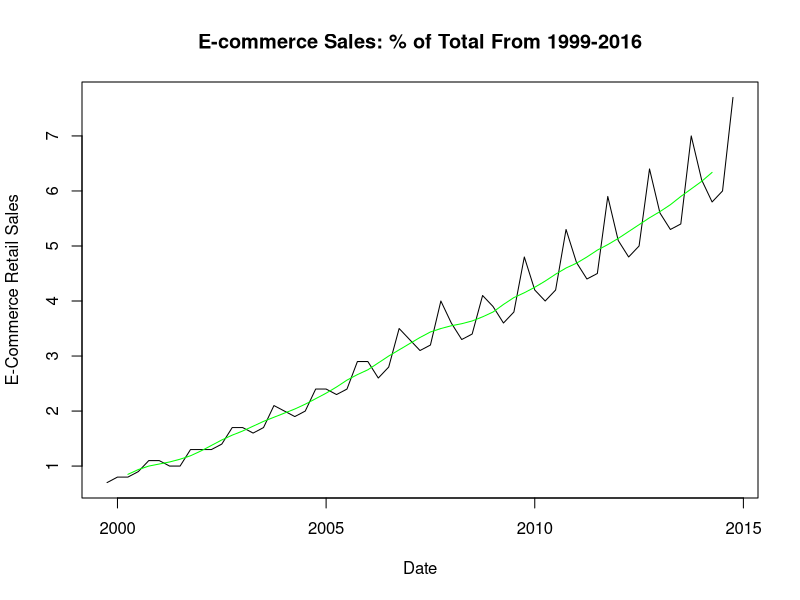
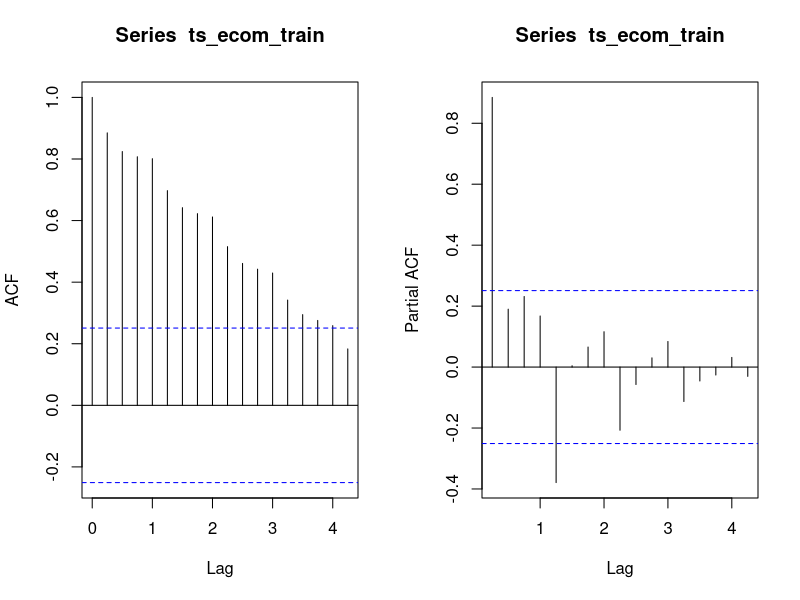
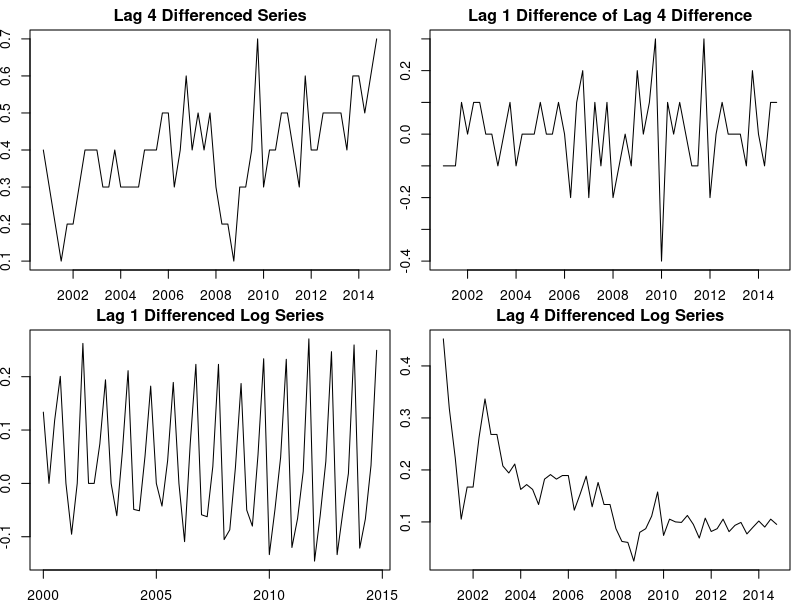
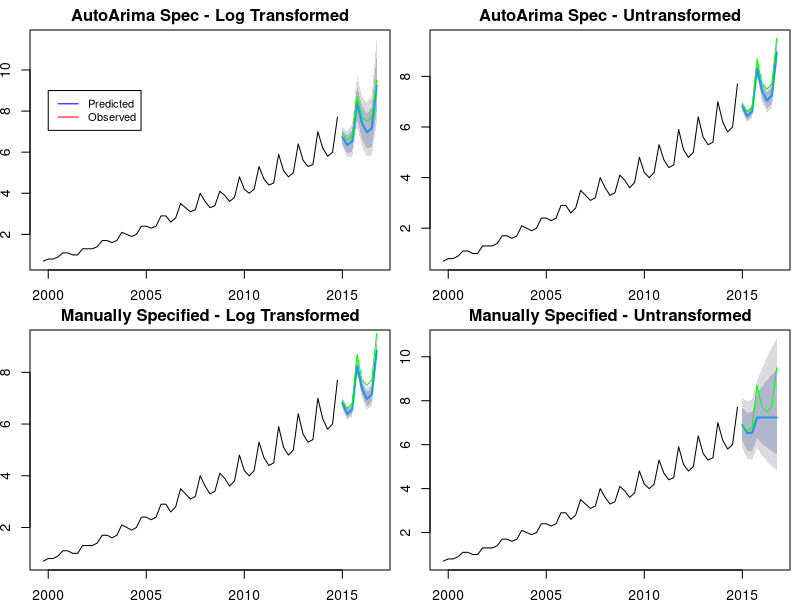
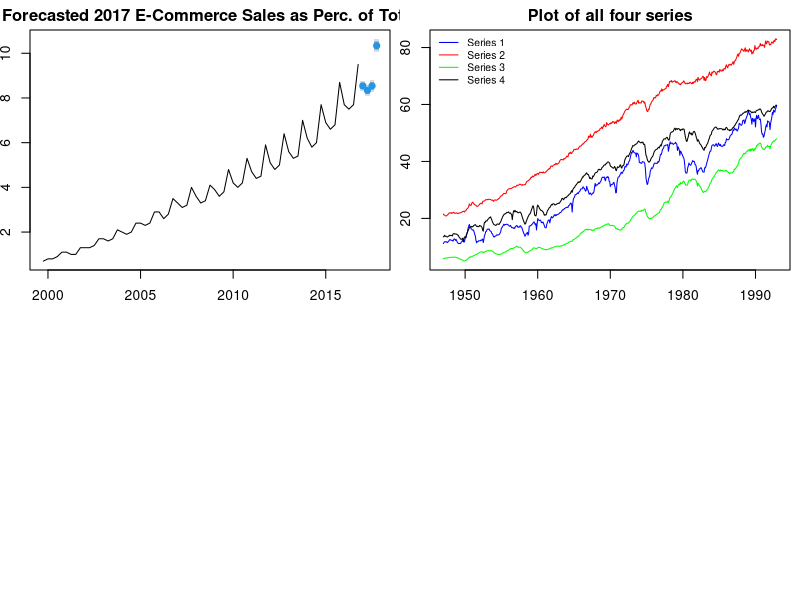
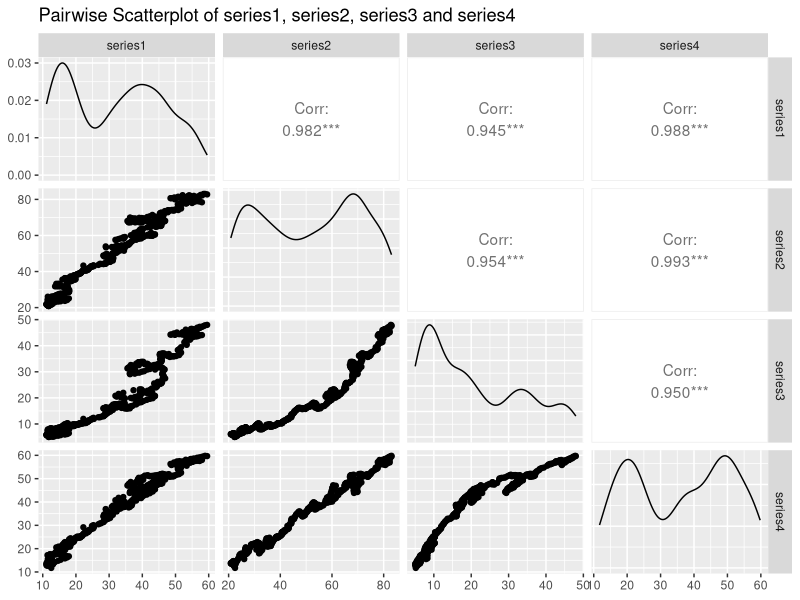
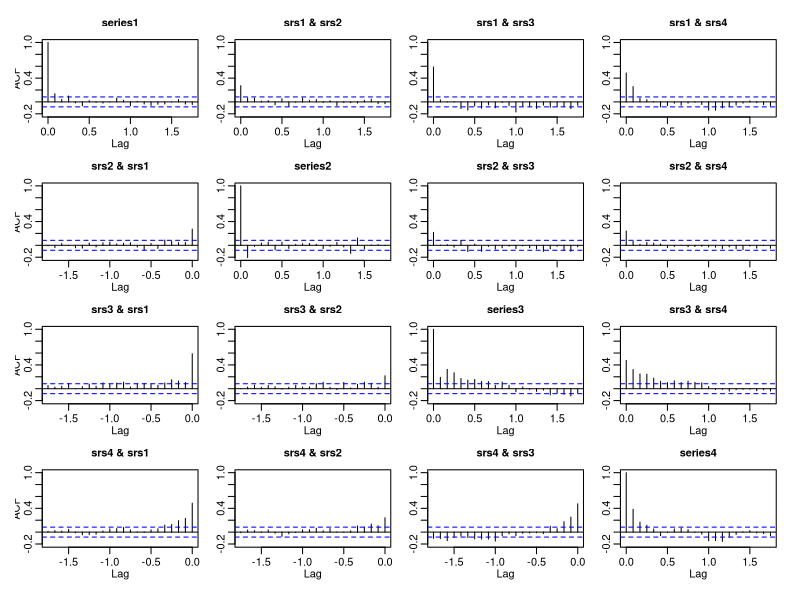
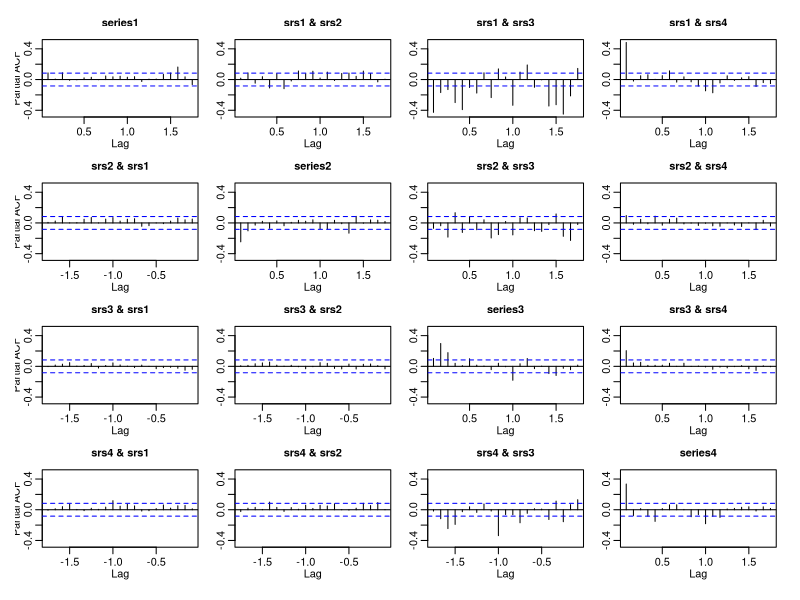

R code for these plots, in order: (Note: this script raises an error after producing the figures.)
## ---- chunk 1
knitr::opts_chunk$set(echo = TRUE)

pkg <- c('knitr', 'Hmisc', 'ggcorrplot', 'car','xts','forecast',
         'dplyr', 'ggplot2', 'jtools', 'readr', 'astsa', 'vars', 'dplyr','tseries', 'GGally')
invisible(lapply(pkg, require, character.only = T))
## ---- chunk 2
# loading the data and making the train-test split
ecom = read.csv(file = "ECOMPCTNSA.csv")
ts_ecom = ts(ecom$ECOMPCTNSA, start = c(1999, 4), frequency = 4)
ts_ecom_train = ts(ts_ecom[time(ts_ecom) < 2015], start = c(1999, 4), freq = 4)
ts_ecom_test = ts(ts_ecom[time(ts_ecom) >= 2015], start = c(2015, 1), freq = 4)
head(ts_ecom_train, 13)

#check for missing values
sum(is.na(ts_ecom_train))

#summarize the series
summary(ts_ecom_train)
## ---- chunk 3
#visualize the series
plot(ts_ecom_train, xlab = 'Date', ylab = 'E-Commerce Retail Sales',
     main = 'E-commerce Sales: % of Total From 1999-2016')
lines(ma(ts_ecom_train, order = 4, centre = T), col = 'green')
## ---- chunk 4
par(mfrow=c(1,2))
acf(ts_ecom_train)
pacf(ts_ecom_train)
## ---- chunk 5
par(mfrow=c(2,2), mai = c(.3, 0.3, 0.3, 0.1))
log_ts_ecom_train = log(ts_ecom_train)
log_ts_ecom_test = log(ts_ecom_test)

plot(diff(ts_ecom_train, lag = 4),xlab=NULL,ylab=NULL,main = "Lag 4 Differenced Series")
plot(diff(diff(ts_ecom_train, lag = 4),lag=1),xlab=NULL,ylab=NULL,
     main = "Lag 1 Difference of Lag 4 Difference")
plot(diff(log_ts_ecom_train, lag = 1),xlab=NULL,ylab=NULL,main = "Lag 1 Differenced Log Series")
plot(diff(log_ts_ecom_train, lag = 4),xlab=NULL,ylab=NULL,main = "Lag 4 Differenced Log Series")

adf.test(diff(diff(ts_ecom_train, lag = 4),lag=1))
adf.test(log_ts_ecom_train)
## ---- chunk 6
log_model_auto <- auto.arima(ts_ecom_train, ic = 'aicc', lambda = 0)
model_auto <- auto.arima(ts_ecom_train, ic = 'aicc')

log_model_auto
model_auto
## ---- chunk 7
manual_model_raw <- Arima(ts_ecom_train, order=c(1,1,1), seasonal=c(1,1,1))
manual_model_log <- Arima(ts_ecom_train, order = c(0,1,4), seasonal=c(0,0,0), lambda=0)
## ---- chunk 8
log_mod_auto_sw <- shapiro.test(log_model_auto $resid)
log_mod_auto_box <-Box.test(log_model_auto $resid, type = "Ljung-Box")

mod_auto_sw <-shapiro.test(model_auto $resid)
mod_auto_box <-Box.test(model_auto $resid, type = "Ljung-Box")

man_mod_raw_sw <-shapiro.test(manual_model_raw $resid)
man_mod_raw_box <-Box.test(manual_model_raw $resid, type = "Ljung-Box")

log_man_mod_sw <-shapiro.test(manual_model_log $resid)
log_man_mod_box <-Box.test(manual_model_log $resid, type = "Ljung-Box")

TestResults <- data.frame(cbind(rbind(log_mod_auto_sw$p.value,mod_auto_sw$p.value, 
                         man_mod_raw_sw$p.value, log_man_mod_sw$p.value),
                         rbind(log_mod_auto_box$p.value, mod_auto_box$p.value, 
                               man_mod_raw_box$p.value, log_man_mod_box$p.value)))

colnames(TestResults) <- c('Shapiro-Wilk', 'Box-Ljung')
rownames(TestResults) <- c('Log, Auto','Raw, Auto','Log, Manual', 'Raw, Manual')

TestResults
## ---- chunk 9
calculate_rmse <- function(fcast, test){
  rmse <- sqrt(mean((fcast - test)^2))
}

par(mfrow=c(2,2), mai = c(.3, 0.3, 0.3, 0.1))

forecast_log_auto <- forecast(log_model_auto, h = 8, lambda=0)
forecast_auto <- forecast(model_auto, h = 8)
forecast_log_man <- forecast(manual_model_raw, h = 8)
forecast_man <- forecast(manual_model_log, h = 8, lambda=0)

RMSE_df <- data.frame(rbind(calculate_rmse(forecast_log_auto$mean,ts_ecom_test),
           calculate_rmse(forecast_auto$mean,ts_ecom_test), calculate_rmse(
             forecast_log_man$mean, ts_ecom_test), calculate_rmse(forecast_man$mean,
                                                                  ts_ecom_test)))

colnames(RMSE_df) <- c('RMSE')
rownames(RMSE_df) <- c('Log, Auto','Raw, Auto','Log, Manual', 'Raw, Manual')
RMSE_df

plot(forecast_log_auto, main="AutoArima Spec - Log Transformed")
lines(ts_ecom_test, col='green')
legend(2000,9,legend=c('Predicted','Observed'),col=c('blue','red'),lty=1, cex=0.8)
plot(forecast_auto, main="AutoArima Spec - Untransformed")
lines(ts_ecom_test, col='green')
plot(forecast_log_man, main="Manually Specified - Log Transformed")
lines(ts_ecom_test, col='green')
plot(forecast_man, main="Manually Specified - Untransformed")
lines(ts_ecom_test, col='green')

## ---- chunk 10
model_auto_all <- auto.arima(ts_ecom, ic = 'aicc')
plot(forecast(model_auto_all,h = 4), main='Forecasted 2017 E-Commerce Sales as Perc. of Total')
## ---- chunk 11
mts = read.csv(file = "data_2018Spring_MTS.txt", sep=' ')
ts_mts = ts(mts[ , c("series1", "series2", "series3", "series4")], start = c(1947, 1), freq = 12)
ts_mts_train = ts(ts_mts[time(ts_mts) < 1993, ], start = c(1947, 1), freq = 12)
ts_mts_test = ts(ts_mts[time(ts_mts) >= 1993, ], start = c(1993, 1), end = c(1993,12), freq = 12)
head(ts_mts_train)

#check for missing values
sum(is.na(ts_mts_train))

#summarize the series
summary(ts_mts_train)
## ---- chunk 12
ts.plot(ts_mts_train, gpars=list(main="Plot of all four series", ylab="Unknown units", col=c('blue','red','green','black')))

legend("topleft",c("Series 1","Series 2","Series 3","Series 4"), lty=1, col = c('blue','red','green','black'), bty='n', cex=.75)
## ---- chunk 13
df_mts_train = data.frame(as.matrix(ts_mts_train), date=time(ts_mts_train))

ggpairs(df_mts_train[c('series1', 'series2', 'series3', 'series4')], title='Pairwise Scatterplot of series1, series2, series3 and series4')
## ---- chunk 14
adf.test(df_mts_train$series1)$p.value; adf.test(df_mts_train$series2)$p.value
adf.test(df_mts_train$series3)$p.value; adf.test(df_mts_train$series4)$p.value
## ---- chunk 15
adf.test(diff(df_mts_train$series1))$p.value; adf.test(diff(df_mts_train$series2))$p.value
adf.test(diff(df_mts_train$series3))$p.value; adf.test(diff(df_mts_train$series4))$p.value
## ---- chunk 16
acf(diff(ts_mts_train))
pacf(diff(ts_mts_train))
## ---- chunk 17
po.test(df_mts_train[c('series1','series2')])$p.value; po.test(df_mts_train[c('series1','series3')])$p.value
po.test(df_mts_train[c('series1','series4')])$p.value; po.test(df_mts_train[c('series2','series3')])$p.value
po.test(df_mts_train[c('series2','series4')])$p.value; po.test(df_mts_train[c('series3','series4')])$p.value
## ---- chunk 18
VARselect(diff(ts_mts_train), type = 'const')$selection
## ---- chunk 19
var = VAR(diff(ts_mts_train), p = 2, type = 'const')
## ---- chunk 20
serial.test(var, type = 'PT.asymptotic')
## ---- chunk 21
var_model = VAR(diff(ts_mts_train), p = 5, type = 'const')
## ---- chunk 22
diff_forecast = forecast(var_model, h=24)

endvals = tail(ts_mts_train,n=1)

integrate_diff_1 = cumsum(c(endvals[1], diff_forecast$forecast$series1$mean))
integrate_diff_2 = cumsum(c(endvals[2], diff_forecast$forecast$series2$mean))
integrate_diff_3 = cumsum(c(endvals[3], diff_forecast$forecast$series3$mean))
integrate_diff_4 = cumsum(c(endvals[4], diff_forecast$forecast$series4$mean))

diff_forecast_ts_diff = ts(cbind(integrate_diff_1, integrate_diff_2, integrate_diff_3, integrate_diff_4), start=c(1993, 1), freq=12)

ts_mts_train_window = window(ts_mts_train, start = c(1990,1))

par(mfrow=c(2,2))
ts.plot(ts_mts_train_window[,1], ts_mts_test[,1], diff_forecast_ts_diff[,1], col=c('black', 'green', 'blue'))
ts.plot(ts_mts_train_window[,2], ts_mts_test[,2], diff_forecast_ts_diff[,2], col=c('black', 'green', 'blue'))
ts.plot(ts_mts_train_window[,3], ts_mts_test[,3], diff_forecast_ts_diff[,3], col=c('black', 'green', 'blue'))
ts.plot(ts_mts_train_window[,4], ts_mts_test[,4], diff_forecast_ts_diff[,4], col=c('black', 'green', 'blue'))
